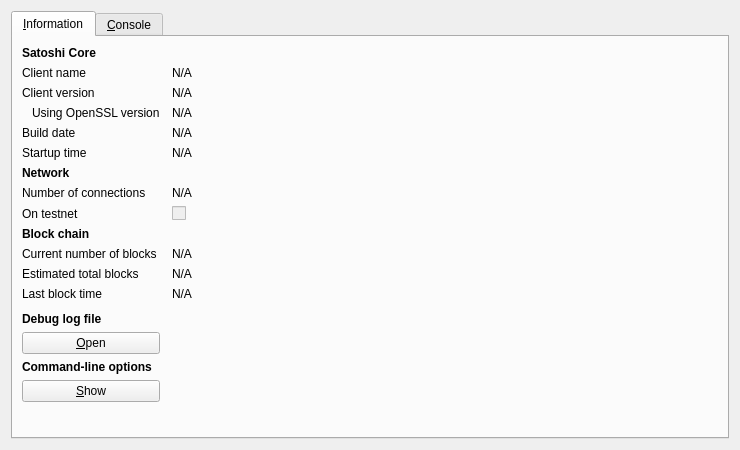
<?xml version="1.0" encoding="UTF-8"?>
<ui version="4.0">
 <class>RPCConsole</class>
 <widget class="QDialog" name="RPCConsole">
  <property name="geometry">
   <rect>
    <x>0</x>
    <y>0</y>
    <width>740</width>
    <height>450</height>
   </rect>
  </property>
  <property name="windowTitle">
   <string>Satoshi - Debug window</string>
  </property>
  <layout class="QVBoxLayout" name="verticalLayout_2">
   <item>
    <widget class="QTabWidget" name="tabWidget">
     <property name="currentIndex">
      <number>0</number>
     </property>
     <widget class="QWidget" name="tab_info">
      <attribute name="title">
       <string>&amp;Information</string>
      </attribute>
      <layout class="QGridLayout" name="gridLayout" columnstretch="0,1">
       <property name="horizontalSpacing">
        <number>12</number>
       </property>
       <item row="0" column="0">
        <widget class="QLabel" name="label_9">
         <property name="font">
          <font>
           <weight>75</weight>
           <bold>true</bold>
          </font>
         </property>
         <property name="text">
          <string>Satoshi Core</string>
         </property>
        </widget>
       </item>
       <item row="1" column="0">
        <widget class="QLabel" name="label_5">
         <property name="text">
          <string>Client name</string>
         </property>
        </widget>
       </item>
       <item row="1" column="1">
        <widget class="QLabel" name="clientName">
         <property name="cursor">
          <cursorShape>IBeamCursor</cursorShape>
         </property>
         <property name="text">
          <string>N/A</string>
         </property>
         <property name="textFormat">
          <enum>Qt::PlainText</enum>
         </property>
         <property name="textInteractionFlags">
          <set>Qt::LinksAccessibleByMouse|Qt::TextSelectableByKeyboard|Qt::TextSelectableByMouse</set>
         </property>
        </widget>
       </item>
       <item row="2" column="0">
        <widget class="QLabel" name="label_6">
         <property name="text">
          <string>Client version</string>
         </property>
        </widget>
       </item>
       <item row="2" column="1">
        <widget class="QLabel" name="clientVersion">
         <property name="cursor">
          <cursorShape>IBeamCursor</cursorShape>
         </property>
         <property name="text">
          <string>N/A</string>
         </property>
         <property name="textFormat">
          <enum>Qt::PlainText</enum>
         </property>
         <property name="textInteractionFlags">
          <set>Qt::LinksAccessibleByMouse|Qt::TextSelectableByKeyboard|Qt::TextSelectableByMouse</set>
         </property>
        </widget>
       </item>
       <item row="3" column="0">
        <widget class="QLabel" name="label_14">
         <property name="text">
          <string>Using OpenSSL version</string>
         </property>
         <property name="indent">
          <number>10</number>
         </property>
        </widget>
       </item>
       <item row="3" column="1">
        <widget class="QLabel" name="openSSLVersion">
         <property name="cursor">
          <cursorShape>IBeamCursor</cursorShape>
         </property>
         <property name="text">
          <string>N/A</string>
         </property>
         <property name="textFormat">
          <enum>Qt::PlainText</enum>
         </property>
         <property name="textInteractionFlags">
          <set>Qt::LinksAccessibleByMouse|Qt::TextSelectableByKeyboard|Qt::TextSelectableByMouse</set>
         </property>
        </widget>
       </item>
       <item row="4" column="0">
        <widget class="QLabel" name="label_12">
         <property name="text">
          <string>Build date</string>
         </property>
        </widget>
       </item>
       <item row="4" column="1">
        <widget class="QLabel" name="buildDate">
         <property name="cursor">
          <cursorShape>IBeamCursor</cursorShape>
         </property>
         <property name="text">
          <string>N/A</string>
         </property>
         <property name="textFormat">
          <enum>Qt::PlainText</enum>
         </property>
         <property name="textInteractionFlags">
          <set>Qt::LinksAccessibleByMouse|Qt::TextSelectableByKeyboard|Qt::TextSelectableByMouse</set>
         </property>
        </widget>
       </item>
       <item row="5" column="0">
        <widget class="QLabel" name="label_13">
         <property name="text">
          <string>Startup time</string>
         </property>
        </widget>
       </item>
       <item row="5" column="1">
        <widget class="QLabel" name="startupTime">
         <property name="cursor">
          <cursorShape>IBeamCursor</cursorShape>
         </property>
         <property name="text">
          <string>N/A</string>
         </property>
         <property name="textFormat">
          <enum>Qt::PlainText</enum>
         </property>
         <property name="textInteractionFlags">
          <set>Qt::LinksAccessibleByMouse|Qt::TextSelectableByKeyboard|Qt::TextSelectableByMouse</set>
         </property>
        </widget>
       </item>
       <item row="6" column="0">
        <widget class="QLabel" name="label_11">
         <property name="font">
          <font>
           <weight>75</weight>
           <bold>true</bold>
          </font>
         </property>
         <property name="text">
          <string>Network</string>
         </property>
        </widget>
       </item>
       <item row="7" column="0">
        <widget class="QLabel" name="label_7">
         <property name="text">
          <string>Number of connections</string>
         </property>
        </widget>
       </item>
       <item row="7" column="1">
        <widget class="QLabel" name="numberOfConnections">
         <property name="cursor">
          <cursorShape>IBeamCursor</cursorShape>
         </property>
         <property name="text">
          <string>N/A</string>
         </property>
         <property name="textFormat">
          <enum>Qt::PlainText</enum>
         </property>
         <property name="textInteractionFlags">
          <set>Qt::LinksAccessibleByMouse|Qt::TextSelectableByKeyboard|Qt::TextSelectableByMouse</set>
         </property>
        </widget>
       </item>
       <item row="8" column="0">
        <widget class="QLabel" name="label_8">
         <property name="text">
          <string>On testnet</string>
         </property>
        </widget>
       </item>
       <item row="8" column="1">
        <widget class="QCheckBox" name="isTestNet">
         <property name="enabled">
          <bool>false</bool>
         </property>
         <property name="text">
          <string/>
         </property>
        </widget>
       </item>
       <item row="9" column="0">
        <widget class="QLabel" name="label_10">
         <property name="font">
          <font>
           <weight>75</weight>
           <bold>true</bold>
          </font>
         </property>
         <property name="text">
          <string>Block chain</string>
         </property>
        </widget>
       </item>
       <item row="10" column="0">
        <widget class="QLabel" name="label_3">
         <property name="text">
          <string>Current number of blocks</string>
         </property>
        </widget>
       </item>
       <item row="10" column="1">
        <widget class="QLabel" name="numberOfBlocks">
         <property name="cursor">
          <cursorShape>IBeamCursor</cursorShape>
         </property>
         <property name="text">
          <string>N/A</string>
         </property>
         <property name="textFormat">
          <enum>Qt::PlainText</enum>
         </property>
         <property name="textInteractionFlags">
          <set>Qt::LinksAccessibleByMouse|Qt::TextSelectableByKeyboard|Qt::TextSelectableByMouse</set>
         </property>
        </widget>
       </item>
       <item row="11" column="0">
        <widget class="QLabel" name="label_4">
         <property name="text">
          <string>Estimated total blocks</string>
         </property>
        </widget>
       </item>
       <item row="11" column="1">
        <widget class="QLabel" name="totalBlocks">
         <property name="cursor">
          <cursorShape>IBeamCursor</cursorShape>
         </property>
         <property name="text">
          <string>N/A</string>
         </property>
         <property name="textFormat">
          <enum>Qt::PlainText</enum>
         </property>
         <property name="textInteractionFlags">
          <set>Qt::LinksAccessibleByMouse|Qt::TextSelectableByKeyboard|Qt::TextSelectableByMouse</set>
         </property>
        </widget>
       </item>
       <item row="12" column="0">
        <widget class="QLabel" name="label_2">
         <property name="text">
          <string>Last block time</string>
         </property>
        </widget>
       </item>
       <item row="12" column="1">
        <widget class="QLabel" name="lastBlockTime">
         <property name="cursor">
          <cursorShape>IBeamCursor</cursorShape>
         </property>
         <property name="text">
          <string>N/A</string>
         </property>
         <property name="textFormat">
          <enum>Qt::PlainText</enum>
         </property>
         <property name="textInteractionFlags">
          <set>Qt::LinksAccessibleByMouse|Qt::TextSelectableByKeyboard|Qt::TextSelectableByMouse</set>
         </property>
        </widget>
       </item>
       <item row="13" column="0">
        <spacer name="verticalSpacer_2">
         <property name="orientation">
          <enum>Qt::Vertical</enum>
         </property>
         <property name="sizeHint" stdset="0">
          <size>
           <width>20</width>
           <height>20</height>
          </size>
         </property>
        </spacer>
       </item>
       <item row="14" column="0">
        <widget class="QLabel" name="labelDebugLogfile">
         <property name="font">
          <font>
           <weight>75</weight>
           <bold>true</bold>
          </font>
         </property>
         <property name="text">
          <string>Debug log file</string>
         </property>
        </widget>
       </item>
       <item row="15" column="0">
        <widget class="QPushButton" name="openDebugLogfileButton">
         <property name="toolTip">
          <string>Open the Satoshi debug log file from the current data directory. This can take a few seconds for large log files.</string>
         </property>
         <property name="text">
          <string>&amp;Open</string>
         </property>
         <property name="autoDefault">
          <bool>false</bool>
         </property>
        </widget>
       </item>
       <item row="16" column="0">
        <widget class="QLabel" name="labelCLOptions">
         <property name="font">
          <font>
           <weight>75</weight>
           <bold>true</bold>
          </font>
         </property>
         <property name="text">
          <string>Command-line options</string>
         </property>
        </widget>
       </item>
       <item row="17" column="0">
        <widget class="QPushButton" name="showCLOptionsButton">
         <property name="toolTip">
          <string>Show the Satoshi-Qt help message to get a list with possible Satoshi command-line options.</string>
         </property>
         <property name="text">
          <string>&amp;Show</string>
         </property>
         <property name="autoDefault">
          <bool>false</bool>
         </property>
        </widget>
       </item>
       <item row="18" column="0">
        <spacer name="verticalSpacer">
         <property name="orientation">
          <enum>Qt::Vertical</enum>
         </property>
         <property name="sizeHint" stdset="0">
          <size>
           <width>20</width>
           <height>40</height>
          </size>
         </property>
        </spacer>
       </item>
      </layout>
     </widget>
     <widget class="QWidget" name="tab_console">
      <attribute name="title">
       <string>&amp;Console</string>
      </attribute>
      <layout class="QVBoxLayout" name="verticalLayout_3">
       <property name="spacing">
        <number>3</number>
       </property>
       <item>
        <widget class="QTextEdit" name="messagesWidget">
         <property name="minimumSize">
          <size>
           <width>0</width>
           <height>100</height>
          </size>
         </property>
         <property name="readOnly">
          <bool>true</bool>
         </property>
         <property name="tabKeyNavigation" stdset="0">
          <bool>false</bool>
         </property>
         <property name="columnCount" stdset="0">
          <number>2</number>
         </property>
        </widget>
       </item>
       <item>
        <layout class="QHBoxLayout" name="horizontalLayout">
         <property name="spacing">
          <number>3</number>
         </property>
         <item>
          <widget class="QLabel" name="label">
           <property name="text">
            <string notr="true">&gt;</string>
           </property>
          </widget>
         </item>
         <item>
          <widget class="QLineEdit" name="lineEdit"/>
         </item>
         <item>
          <widget class="QPushButton" name="clearButton">
           <property name="maximumSize">
            <size>
             <width>24</width>
             <height>24</height>
            </size>
           </property>
           <property name="toolTip">
            <string>Clear console</string>
           </property>
           <property name="text">
            <string/>
           </property>
           <property name="icon">
            <iconset resource="../bitcoin.qrc">
             <normaloff>:/icons/remove</normaloff>:/icons/remove</iconset>
           </property>
           <property name="shortcut">
            <string notr="true">Ctrl+L</string>
           </property>
           <property name="autoDefault">
            <bool>false</bool>
           </property>
          </widget>
         </item>
        </layout>
       </item>
      </layout>
     </widget>
    </widget>
   </item>
  </layout>
 </widget>
 <resources>
  <include location="../bitcoin.qrc"/>
 </resources>
 <connections/>
</ui>
